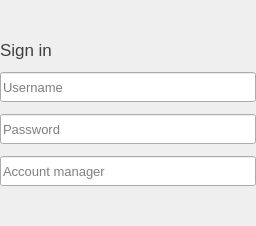
               <widget class="QWidget" name="connectToAccountManagerPage">
                <layout class="QVBoxLayout" name="verticalLayout_20">
                 <property name="spacing">
                  <number>0</number>
                 </property>
                 <property name="leftMargin">
                  <number>0</number>
                 </property>
                 <property name="topMargin">
                  <number>0</number>
                 </property>
                 <property name="rightMargin">
                  <number>0</number>
                 </property>
                 <property name="bottomMargin">
                  <number>0</number>
                 </property>
                 <item>
                  <spacer name="verticalSpacer_22">
                   <property name="orientation">
                    <enum>Qt::Vertical</enum>
                   </property>
                   <property name="sizeHint" stdset="0">
                    <size>
                     <width>20</width>
                     <height>40</height>
                    </size>
                   </property>
                  </spacer>
                 </item>
                 <item>
                  <layout class="QVBoxLayout" name="verticalLayout_17">
                   <property name="spacing">
                    <number>12</number>
                   </property>
                   <property name="topMargin">
                    <number>0</number>
                   </property>
                   <item alignment="Qt::AlignHCenter">
                    <widget class="QLabel" name="SignInLabel">
                     <property name="minimumSize">
                      <size>
                       <width>256</width>
                       <height>0</height>
                      </size>
                     </property>
                     <property name="maximumSize">
                      <size>
                       <width>256</width>
                       <height>16777215</height>
                      </size>
                     </property>
                     <property name="font">
                      <font>
                       <pointsize>13</pointsize>
                      </font>
                     </property>
                     <property name="styleSheet">
                      <string notr="true">color: rgb(63, 63, 63)</string>
                     </property>
                     <property name="text">
                      <string>Sign in</string>
                     </property>
                    </widget>
                   </item>
                   <item alignment="Qt::AlignHCenter">
                    <widget class="QLineEdit" name="usernameManagerEdit">
                     <property name="minimumSize">
                      <size>
                       <width>256</width>
                       <height>30</height>
                      </size>
                     </property>
                     <property name="maximumSize">
                      <size>
                       <width>256</width>
                       <height>16777215</height>
                      </size>
                     </property>
                     <property name="font">
                      <font>
                       <pointsize>10</pointsize>
                      </font>
                     </property>
                     <property name="text">
                      <string/>
                     </property>
                     <property name="placeholderText">
                      <string>Username</string>
                     </property>
                    </widget>
                   </item>
                   <item alignment="Qt::AlignHCenter">
                    <widget class="QLineEdit" name="passwordManagerEdit">
                     <property name="minimumSize">
                      <size>
                       <width>256</width>
                       <height>30</height>
                      </size>
                     </property>
                     <property name="maximumSize">
                      <size>
                       <width>256</width>
                       <height>16777215</height>
                      </size>
                     </property>
                     <property name="font">
                      <font>
                       <pointsize>10</pointsize>
                      </font>
                     </property>
                     <property name="inputMask">
                      <string/>
                     </property>
                     <property name="echoMode">
                      <enum>QLineEdit::Password</enum>
                     </property>
                     <property name="placeholderText">
                      <string>Password</string>
                     </property>
                    </widget>
                   </item>
                   <item alignment="Qt::AlignHCenter">
                    <widget class="QLineEdit" name="accountManagerEdit">
                     <property name="minimumSize">
                      <size>
                       <width>256</width>
                       <height>30</height>
                      </size>
                     </property>
                     <property name="maximumSize">
                      <size>
                       <width>256</width>
                       <height>16777215</height>
                      </size>
                     </property>
                     <property name="font">
                      <font>
                       <pointsize>10</pointsize>
                      </font>
                     </property>
                     <property name="placeholderText">
                      <string>Account manager</string>
                     </property>
                    </widget>
                   </item>
                  </layout>
                 </item>
                 <item>
                  <spacer name="verticalSpacer_19">
                   <property name="orientation">
                    <enum>Qt::Vertical</enum>
                   </property>
                   <property name="sizeHint" stdset="0">
                    <size>
                     <width>20</width>
                     <height>40</height>
                    </size>
                   </property>
                  </spacer>
                 </item>
                </layout>
               </widget>
